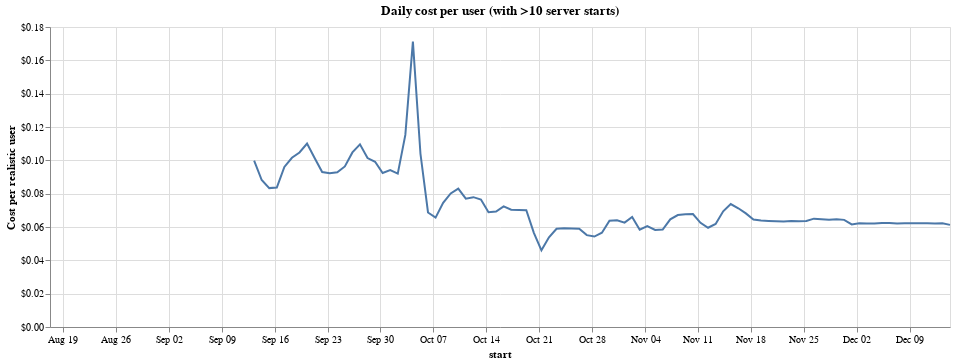

The code cell stored with this chart in its notebook:
### Markdown cell above
We can use this to plot a daily and monthly cost per user

### Code cell
total['cost_per_realistic_user'] = total['cost'] / users_with_more_than_ten_starts.count()['start']

alt.Chart(total, width=900, title='Daily cost per user (with >10 server starts)').mark_line().encode(
    x='start',
    y=alt.Y('cost_per_realistic_user', axis=alt.Axis(format="$.2f"), title="Cost per realistic user")
)

### Figure 1 — Vega-Lite specification as saved in the notebook (floating-point values rounded to 4 significant figures)
{"$schema": "https://vega.github.io/schema/vega-lite/v2.6.0.json", "config": {"view": {"height": 300, "width": 400}}, "data": {"name": "data-30259d427312df51d5e08a1f54864043"}, "datasets": {"data-30259d427312df51d5e08a1f54864043": [{"cost": null, "cost_per_active_user": null, "cost_per_realistic_user": null, "cost_per_user": null, "start": "2018-08-17T00:00:00-07:00", "user": 13}, {"cost": null, "cost_per_active_user": null, "cost_per_realistic_user": null, "cost_per_user": null, "start": "2018-08-18T00:00:00-07:00", "user": 38}, {"cost": null, "cost_per_active_user": null, "cost_per_realistic_user": null, "cost_per_user": null, "start": "2018-08-19T00:00:00-07:00", "user": 24}, {"cost": null, "cost_per_active_user": null, "cost_per_realistic_user": null, "cost_per_user": null, "start": "2018-08-20T00:00:00-07:00", "user": 53}, {"cost": null, "cost_per_active_user": null, "cost_per_realistic_user": null, "cost_per_user": null, "start": "2018-08-21T00:00:00-07:00", "user": 135}, {"cost": null, "cost_per_active_user": null, "cost_per_realistic_user": null, "cost_per_user": null, "start": "2018-08-22T00:00:00-07:00", "user": 1176}, {"cost": null, "cost_per_active_user": null, "cost_per_realistic_user": null, "cost_per_user": null, "start": "2018-08-23T00:00:00-07:00", "user": 1184}, {"cost": null, "cost_per_active_user": null, "cost_per_realistic_user": null, "cost_per_user": null, "start": "2018-08-24T00:00:00-07:00", "user": 1332}, {"cost": null, "cost_per_active_user": null, "cost_per_realistic_user": null, "cost_per_user": null, "start": "2018-08-25T00:00:00-07:00", "user": 918}, {"cost": null, "cost_per_active_user": null, "cost_per_realistic_user": null, "cost_per_user": null, "start": "2018-08-26T00:00:00-07:00", "user": 1133}, {"cost": null, "cost_per_active_user": null, "cost_per_realistic_user": null, "cost_per_user": null, "start": "2018-08-27T00:00:00-07:00", "user": 1447}, {"cost": null, "cost_per_active_user": null, "cost_per_realistic_user": null, "cost_per_user": null, "start": "2018-08-28T00:00:00-07:00", "user": 1276}, {"cost": null, "cost_per_active_user": null, "cost_per_realistic_user": null, "cost_per_user": null, "start": "2018-08-29T00:00:00-07:00", "user": 1519}, {"cost": null, "cost_per_active_user": null, "cost_per_realistic_user": null, "cost_per_user": null, "start": "2018-08-30T00:00:00-07:00", "user": 1236}, {"cost": null, "cost_per_active_user": null, "cost_per_realistic_user": null, "cost_per_user": null, "start": "2018-08-31T00:00:00-07:00", "user": 1143}, {"cost": null, "cost_per_active_user": null, "cost_per_realistic_user": null, "cost_per_user": null, "start": "2018-09-01T00:00:00-07:00", "user": 728}, {"cost": null, "cost_per_active_user": null, "cost_per_realistic_user": null, "cost_per_user": null, "start": "2018-09-02T00:00:00-07:00", "user": 914}, {"cost": null, "cost_per_active_user": null, "cost_per_realistic_user": null, "cost_per_user": null, "start": "2018-09-03T00:00:00-07:00", "user": 1202}, {"cost": null, "cost_per_active_user": null, "cost_per_realistic_user": null, "cost_per_user": null, "start": "2018-09-04T00:00:00-07:00", "user": 1409}, {"cost": null, "cost_per_active_user": null, "cost_per_realistic_user": null, "cost_per_user": null, "start": "2018-09-05T00:00:00-07:00", "user": 1586}, {"cost": null, "cost_per_active_user": null, "cost_per_realistic_user": null, "cost_per_user": null, "start": "2018-09-06T00:00:00-07:00", "user": 1278}, {"cost": null, "cost_per_active_user": null, "cost_per_realistic_user": null, "cost_per_user": null, "start": "2018-09-07T00:00:00-07:00", "user": 1011}, {"cost": null, "cost_per_active_user": null, "cost_per_realistic_user": null, "cost_per_user": null, "start": "2018-09-08T00:00:00-07:00", "user": 815}, {"cost": null, "cost_per_active_user": null, "cost_per_realistic_user": null, "cost_per_user": null, "start": "2018-09-09T00:00:00-07:00", "user": 971}, {"cost": null, "cost_per_active_user": null, "cost_per_realistic_user": null, "cost_per_user": null, "start": "2018-09-10T00:00:00-07:00", "user": 1369}, {"cost": null, "cost_per_active_user": null, "cost_per_realistic_user": null, "cost_per_user": null, "start": "2018-09-11T00:00:00-07:00", "user": 1417}, {"cost": 40.16, "cost_per_active_user": 0.0269, "cost_per_realistic_user": 0.01518, "cost_per_user": 0.00828, "start": "2018-09-12T00:00:00-07:00", "user": 1493}, {"cost": null, "cost_per_active_user": null, "cost_per_realistic_user": null, "cost_per_user": null, "start": "2018-09-12T00:00:00-07:00", "user": 1493}, {"cost": 264.0, "cost_per_active_user": 0.2183, "cost_per_realistic_user": 0.09976, "cost_per_user": 0.05442, "start": "2018-09-13T00:00:00-07:00", "user": 1209}, {"cost": 233.4, "cost_per_active_user": 0.2599, "cost_per_realistic_user": 0.0882, "cost_per_user": 0.04812, "start": "2018-09-14T00:00:00-07:00", "user": 898}, {"cost": 220.5, "cost_per_active_user": 0.2834, "cost_per_realistic_user": 0.08333, "cost_per_user": 0.04546, "start": "2018-09-15T00:00:00-07:00", "user": 778}, {"cost": 221.5, "cost_per_active_user": 0.2103, "cost_per_realistic_user": 0.0837, "cost_per_user": 0.04567, "start": "2018-09-16T00:00:00-07:00", "user": 1053}, {"cost": 254.1, "cost_per_active_user": 0.1776, "cost_per_realistic_user": 0.09604, "cost_per_user": 0.0524, "start": "2018-09-17T00:00:00-07:00", "user": 1431}, {"cost": 268.7, "cost_per_active_user": 0.1996, "cost_per_realistic_user": 0.1016, "cost_per_user": 0.0554, "start": "2018-09-18T00:00:00-07:00", "user": 1346}, {"cost": 277.0, "cost_per_active_user": 0.1866, "cost_per_realistic_user": 0.1047, "cost_per_user": 0.05712, "start": "2018-09-19T00:00:00-07:00", "user": 1485}, {"cost": 291.3, "cost_per_active_user": 0.2108, "cost_per_realistic_user": 0.1101, "cost_per_user": 0.06006, "start": "2018-09-20T00:00:00-07:00", "user": 1382}, {"cost": 268.4, "cost_per_active_user": 0.2218, "cost_per_realistic_user": 0.1014, "cost_per_user": 0.05535, "start": "2018-09-21T00:00:00-07:00", "user": 1210}, {"cost": 246.1, "cost_per_active_user": 0.2954, "cost_per_realistic_user": 0.093, "cost_per_user": 0.05074, "start": "2018-09-22T00:00:00-07:00", "user": 833}, {"cost": 244.2, "cost_per_active_user": 0.2816, "cost_per_realistic_user": 0.09228, "cost_per_user": 0.05035, "start": "2018-09-23T00:00:00-07:00", "user": 867}, {"cost": 245.5, "cost_per_active_user": 0.2068, "cost_per_realistic_user": 0.09279, "cost_per_user": 0.05062, "start": "2018-09-24T00:00:00-07:00", "user": 1187}, {"cost": 254.9, "cost_per_active_user": 0.2005, "cost_per_realistic_user": 0.09633, "cost_per_user": 0.05255, "start": "2018-09-25T00:00:00-07:00", "user": 1271}, {"cost": 277.2, "cost_per_active_user": 0.1877, "cost_per_realistic_user": 0.1048, "cost_per_user": 0.05715, "start": "2018-09-26T00:00:00-07:00", "user": 1477}, {"cost": 290.0, "cost_per_active_user": 0.1992, "cost_per_realistic_user": 0.1096, "cost_per_user": 0.0598, "start": "2018-09-27T00:00:00-07:00", "user": 1456}, {"cost": 268.3, "cost_per_active_user": 0.2247, "cost_per_realistic_user": 0.1014, "cost_per_user": 0.05531, "start": "2018-09-28T00:00:00-07:00", "user": 1194}, {"cost": 262.4, "cost_per_active_user": 0.3421, "cost_per_realistic_user": 0.09916, "cost_per_user": 0.0541, "start": "2018-09-29T00:00:00-07:00", "user": 767}, {"cost": 244.4, "cost_per_active_user": 0.2454, "cost_per_realistic_user": 0.09238, "cost_per_user": 0.0504, "start": "2018-09-30T00:00:00-07:00", "user": 996}, {"cost": 249.0, "cost_per_active_user": 0.1873, "cost_per_realistic_user": 0.09409, "cost_per_user": 0.05133, "start": "2018-10-01T00:00:00-07:00", "user": 1329}, {"cost": 243.5, "cost_per_active_user": 0.1938, "cost_per_realistic_user": 0.09201, "cost_per_user": 0.0502, "start": "2018-10-02T00:00:00-07:00", "user": 1256}, {"cost": 304.9, "cost_per_active_user": 0.2042, "cost_per_realistic_user": 0.1152, "cost_per_user": 0.06287, "start": "2018-10-03T00:00:00-07:00", "user": 1493}, {"cost": 453.0, "cost_per_active_user": 0.3544, "cost_per_realistic_user": 0.1712, "cost_per_user": 0.09339, "start": "2018-10-04T00:00:00-07:00", "user": 1278}, {"cost": 275.0, "cost_per_active_user": 0.3115, "cost_per_realistic_user": 0.1039, "cost_per_user": 0.05671, "start": "2018-10-05T00:00:00-07:00", "user": 883}, {"cost": 181.8, "cost_per_active_user": 0.2609, "cost_per_realistic_user": 0.06871, "cost_per_user": 0.03749, "start": "2018-10-06T00:00:00-07:00", "user": 697}, {"cost": 173.6, "cost_per_active_user": 0.1938, "cost_per_realistic_user": 0.06562, "cost_per_user": 0.0358, "start": "2018-10-07T00:00:00-07:00", "user": 896}, {"cost": 197.1, "cost_per_active_user": 0.154, "cost_per_realistic_user": 0.0745, "cost_per_user": 0.04064, "start": "2018-10-08T00:00:00-07:00", "user": 1280}, {"cost": 212.1, "cost_per_active_user": 0.1636, "cost_per_realistic_user": 0.08015, "cost_per_user": 0.04373, "start": "2018-10-09T00:00:00-07:00", "user": 1296}, {"cost": 219.8, "cost_per_active_user": 0.1877, "cost_per_realistic_user": 0.08307, "cost_per_user": 0.04532, "start": "2018-10-10T00:00:00-07:00", "user": 1171}, {"cost": 203.8, "cost_per_active_user": 0.2297, "cost_per_realistic_user": 0.07701, "cost_per_user": 0.04202, "start": "2018-10-11T00:00:00-07:00", "user": 887}, {"cost": 206.1, "cost_per_active_user": 0.2193, "cost_per_realistic_user": 0.0779, "cost_per_user": 0.0425, "start": "2018-10-12T00:00:00-07:00", "user": 940}, {"cost": 202.4, "cost_per_active_user": 0.5783, "cost_per_realistic_user": 0.07649, "cost_per_user": 0.04173, "start": "2018-10-13T00:00:00-07:00", "user": 350}, {"cost": 182.3, "cost_per_active_user": 0.4341, "cost_per_realistic_user": 0.0689, "cost_per_user": 0.03759, "start": "2018-10-14T00:00:00-07:00", "user": 420}, {"cost": 183.3, "cost_per_active_user": 0.2161, "cost_per_realistic_user": 0.06927, "cost_per_user": 0.03779, "start": "2018-10-15T00:00:00-07:00", "user": 848}, {"cost": 191.6, "cost_per_active_user": 0.2492, "cost_per_realistic_user": 0.07242, "cost_per_user": 0.03951, "start": "2018-10-16T00:00:00-07:00", "user": 769}, {"cost": 186.1, "cost_per_active_user": 0.1792, "cost_per_realistic_user": 0.07035, "cost_per_user": 0.03838, "start": "2018-10-17T00:00:00-07:00", "user": 1039}, {"cost": 185.8, "cost_per_active_user": 0.1892, "cost_per_realistic_user": 0.07023, "cost_per_user": 0.03831, "start": "2018-10-18T00:00:00-07:00", "user": 982}, {"cost": 185.5, "cost_per_active_user": 0.3086, "cost_per_realistic_user": 0.0701, "cost_per_user": 0.03824, "start": "2018-10-19T00:00:00-07:00", "user": 601}, {"cost": 149.5, "cost_per_active_user": 0.2388, "cost_per_realistic_user": 0.05651, "cost_per_user": 0.03083, "start": "2018-10-20T00:00:00-07:00", "user": 626}, {"cost": 121.8, "cost_per_active_user": 0.1498, "cost_per_realistic_user": 0.04602, "cost_per_user": 0.02511, "start": "2018-10-21T00:00:00-07:00", "user": 813}, {"cost": 142.4, "cost_per_active_user": 0.1229, "cost_per_realistic_user": 0.05382, "cost_per_user": 0.02936, "start": "2018-10-22T00:00:00-07:00", "user": 1159}, {"cost": 155.9, "cost_per_active_user": 0.147, "cost_per_realistic_user": 0.05893, "cost_per_user": 0.03215, "start": "2018-10-23T00:00:00-07:00", "user": 1061}, {"cost": 156.9, "cost_per_active_user": 0.1128, "cost_per_realistic_user": 0.05928, "cost_per_user": 0.03234, "start": "2018-10-24T00:00:00-07:00", "user": 1391}, {"cost": 156.4, "cost_per_active_user": 0.1194, "cost_per_realistic_user": 0.0591, "cost_per_user": 0.03224, "start": "2018-10-25T00:00:00-07:00", "user": 1310}, {"cost": 155.9, "cost_per_active_user": 0.1409, "cost_per_realistic_user": 0.05891, "cost_per_user": 0.03214, "start": "2018-10-26T00:00:00-07:00", "user": 1106}, {"cost": 145.9, "cost_per_active_user": 0.2227, "cost_per_realistic_user": 0.05513, "cost_per_user": 0.03008, "start": "2018-10-27T00:00:00-07:00", "user": 655}, {"cost": 143.6, "cost_per_active_user": 0.1739, "cost_per_realistic_user": 0.05429, "cost_per_user": 0.02962, "start": "2018-10-28T00:00:00-07:00", "user": 826}, {"cost": 149.6, "cost_per_active_user": 0.1192, "cost_per_realistic_user": 0.05655, "cost_per_user": 0.03085, "start": "2018-10-29T00:00:00-07:00", "user": 1255}, {"cost": 168.6, "cost_per_active_user": 0.1406, "cost_per_realistic_user": 0.06371, "cost_per_user": 0.03476, "start": "2018-10-30T00:00:00-07:00", "user": 1199}, {"cost": 169.5, "cost_per_active_user": 0.1203, "cost_per_realistic_user": 0.06407, "cost_per_user": 0.03496, "start": "2018-10-31T00:00:00-07:00", "user": 1409}, {"cost": 165.7, "cost_per_active_user": 0.116, "cost_per_realistic_user": 0.0626, "cost_per_user": 0.03416, "start": "2018-11-01T00:00:00-07:00", "user": 1428}, {"cost": 174.7, "cost_per_active_user": 0.151, "cost_per_realistic_user": 0.06601, "cost_per_user": 0.03601, "start": "2018-11-02T00:00:00-07:00", "user": 1157}, {"cost": 154.5, "cost_per_active_user": 0.2512, "cost_per_realistic_user": 0.05838, "cost_per_user": 0.03185, "start": "2018-11-03T00:00:00-07:00", "user": 615}, {"cost": 160.2, "cost_per_active_user": 0.2298, "cost_per_realistic_user": 0.06054, "cost_per_user": 0.03303, "start": "2018-11-04T00:00:00-07:00", "user": 697}, {"cost": 154.2, "cost_per_active_user": 0.1537, "cost_per_realistic_user": 0.05826, "cost_per_user": 0.03179, "start": "2018-11-05T00:00:00-08:00", "user": 1003}, {"cost": 154.7, "cost_per_active_user": 0.1445, "cost_per_realistic_user": 0.05848, "cost_per_user": 0.03191, "start": "2018-11-06T00:00:00-08:00", "user": 1071}, {"cost": 170.9, "cost_per_active_user": 0.1172, "cost_per_realistic_user": 0.0646, "cost_per_user": 0.03524, "start": "2018-11-07T00:00:00-08:00", "user": 1458}, {"cost": 177.7, "cost_per_active_user": 0.1441, "cost_per_realistic_user": 0.06716, "cost_per_user": 0.03664, "start": "2018-11-08T00:00:00-08:00", "user": 1233}, {"cost": 179.0, "cost_per_active_user": 0.2625, "cost_per_realistic_user": 0.06765, "cost_per_user": 0.03691, "start": "2018-11-09T00:00:00-08:00", "user": 682}, {"cost": 179.3, "cost_per_active_user": 0.2925, "cost_per_realistic_user": 0.06776, "cost_per_user": 0.03697, "start": "2018-11-10T00:00:00-08:00", "user": 613}, {"cost": 165.4, "cost_per_active_user": 0.2422, "cost_per_realistic_user": 0.06251, "cost_per_user": 0.0341, "start": "2018-11-11T00:00:00-08:00", "user": 683}, {"cost": 157.6, "cost_per_active_user": 0.1771, "cost_per_realistic_user": 0.05955, "cost_per_user": 0.03249, "start": "2018-11-12T00:00:00-08:00", "user": 890}, {"cost": 163.7, "cost_per_active_user": 0.1422, "cost_per_realistic_user": 0.06186, "cost_per_user": 0.03375, "start": "2018-11-13T00:00:00-08:00", "user": 1151}, {"cost": 183.7, "cost_per_active_user": 0.1221, "cost_per_realistic_user": 0.06943, "cost_per_user": 0.03788, "start": "2018-11-14T00:00:00-08:00", "user": 1505}, {"cost": 195.3, "cost_per_active_user": 0.1494, "cost_per_realistic_user": 0.07379, "cost_per_user": 0.04026, "start": "2018-11-15T00:00:00-08:00", "user": 1307}, {"cost": 188.5, "cost_per_active_user": 0.2118, "cost_per_realistic_user": 0.07124, "cost_per_user": 0.03886, "start": "2018-11-16T00:00:00-08:00", "user": 890}, {"cost": 180.4, "cost_per_active_user": 0.2377, "cost_per_realistic_user": 0.06819, "cost_per_user": 0.0372, "start": "2018-11-17T00:00:00-08:00", "user": 759}, {"cost": 170.6, "cost_per_active_user": 0.233, "cost_per_realistic_user": 0.06447, "cost_per_user": 0.03517, "start": "2018-11-18T00:00:00-08:00", "user": 732}, {"cost": 169.1, "cost_per_active_user": 0.206, "cost_per_realistic_user": 0.06391, "cost_per_user": 0.03487, "start": "2018-11-19T00:00:00-08:00", "user": 821}, {"cost": 168.5, "cost_per_active_user": 0.2588, "cost_per_realistic_user": 0.06367, "cost_per_user": 0.03474, "start": "2018-11-20T00:00:00-08:00", "user": 651}, {"cost": 168.1, "cost_per_active_user": 0.313, "cost_per_realistic_user": 0.06352, "cost_per_user": 0.03465, "start": "2018-11-21T00:00:00-08:00", "user": 537}, {"cost": 167.4, "cost_per_active_user": 0.393, "cost_per_realistic_user": 0.06327, "cost_per_user": 0.03452, "start": "2018-11-22T00:00:00-08:00", "user": 426}, {"cost": 168.1, "cost_per_active_user": 0.339, "cost_per_realistic_user": 0.06354, "cost_per_user": 0.03466, "start": "2018-11-23T00:00:00-08:00", "user": 496}, {"cost": 167.7, "cost_per_active_user": 0.3523, "cost_per_realistic_user": 0.06338, "cost_per_user": 0.03458, "start": "2018-11-24T00:00:00-08:00", "user": 476}, {"cost": 168.4, "cost_per_active_user": 0.2695, "cost_per_realistic_user": 0.06366, "cost_per_user": 0.03473, "start": "2018-11-25T00:00:00-08:00", "user": 625}, {"cost": 172.0, "cost_per_active_user": 0.1559, "cost_per_realistic_user": 0.065, "cost_per_user": 0.03546, "start": "2018-11-26T00:00:00-08:00", "user": 1103}, {"cost": 171.2, "cost_per_active_user": 0.146, "cost_per_realistic_user": 0.06472, "cost_per_user": 0.03531, "start": "2018-11-27T00:00:00-08:00", "user": 1173}, {"cost": 170.2, "cost_per_active_user": 0.1199, "cost_per_realistic_user": 0.06431, "cost_per_user": 0.03508, "start": "2018-11-28T00:00:00-08:00", "user": 1419}, {"cost": 171.2, "cost_per_active_user": 0.1277, "cost_per_realistic_user": 0.06471, "cost_per_user": 0.0353, "start": "2018-11-29T00:00:00-08:00", "user": 1341}, {"cost": 170.1, "cost_per_active_user": 0.1839, "cost_per_realistic_user": 0.06429, "cost_per_user": 0.03507, "start": "2018-11-30T00:00:00-08:00", "user": 925}, {"cost": 162.9, "cost_per_active_user": 0.3762, "cost_per_realistic_user": 0.06156, "cost_per_user": 0.03359, "start": "2018-12-01T00:00:00-08:00", "user": 433}, {"cost": 164.6, "cost_per_active_user": 0.3509, "cost_per_realistic_user": 0.0622, "cost_per_user": 0.03394, "start": "2018-12-02T00:00:00-08:00", "user": 469}, {"cost": 164.5, "cost_per_active_user": 0.2679, "cost_per_realistic_user": 0.06217, "cost_per_user": 0.03392, "start": "2018-12-03T00:00:00-08:00", "user": 614}, {"cost": 164.5, "cost_per_active_user": 0.3632, "cost_per_realistic_user": 0.06217, "cost_per_user": 0.03392, "start": "2018-12-04T00:00:00-08:00", "user": 453}, {"cost": 165.2, "cost_per_active_user": 0.3296, "cost_per_realistic_user": 0.06242, "cost_per_user": 0.03405, "start": "2018-12-05T00:00:00-08:00", "user": 501}, {"cost": 165.0, "cost_per_active_user": 0.3812, "cost_per_realistic_user": 0.06237, "cost_per_user": 0.03403, "start": "2018-12-06T00:00:00-08:00", "user": 433}, {"cost": 164.4, "cost_per_active_user": 0.4152, "cost_per_realistic_user": 0.06213, "cost_per_user": 0.0339, "start": "2018-12-07T00:00:00-08:00", "user": 396}, {"cost": 164.6, "cost_per_active_user": 0.4957, "cost_per_realistic_user": 0.06219, "cost_per_user": 0.03393, "start": "2018-12-08T00:00:00-08:00", "user": 332}, {"cost": 164.6, "cost_per_active_user": 0.5715, "cost_per_realistic_user": 0.06221, "cost_per_user": 0.03394, "start": "2018-12-09T00:00:00-08:00", "user": 288}, {"cost": 164.5, "cost_per_active_user": 0.5376, "cost_per_realistic_user": 0.06218, "cost_per_user": 0.03392, "start": "2018-12-10T00:00:00-08:00", "user": 306}, {"cost": 164.9, "cost_per_active_user": 0.5088, "cost_per_realistic_user": 0.0623, "cost_per_user": 0.03399, "start": "2018-12-11T00:00:00-08:00", "user": 324}, {"cost": 164.3, "cost_per_active_user": 0.3517, "cost_per_realistic_user": 0.06208, "cost_per_user": 0.03387, "start": "2018-12-12T00:00:00-08:00", "user": 467}, {"cost": 164.6, "cost_per_active_user": 0.296, "cost_per_realistic_user": 0.0622, "cost_per_user": 0.03393, "start": "2018-12-13T00:00:00-08:00", "user": 556}, {"cost": 162.1, "cost_per_active_user": 0.8229, "cost_per_realistic_user": 0.06127, "cost_per_user": 0.03343, "start": "2018-12-14T00:00:00-08:00", "user": 197}, {"cost": null, "cost_per_active_user": null, "cost_per_realistic_user": null, "cost_per_user": null, "start": "", "user": null}, {"cost": null, "cost_per_active_user": null, "cost_per_realistic_user": null, "cost_per_user": null, "start": "", "user": null}]}, "encoding": {"x": {"field": "start", "type": "temporal"}, "y": {"axis": {"format": "$.2f"}, "field": "cost_per_realistic_user", "title": "Cost per realistic user", "type": "quantitative"}}, "mark": "line", "title": "Daily cost per user (with >10 server starts)", "width": 900}
